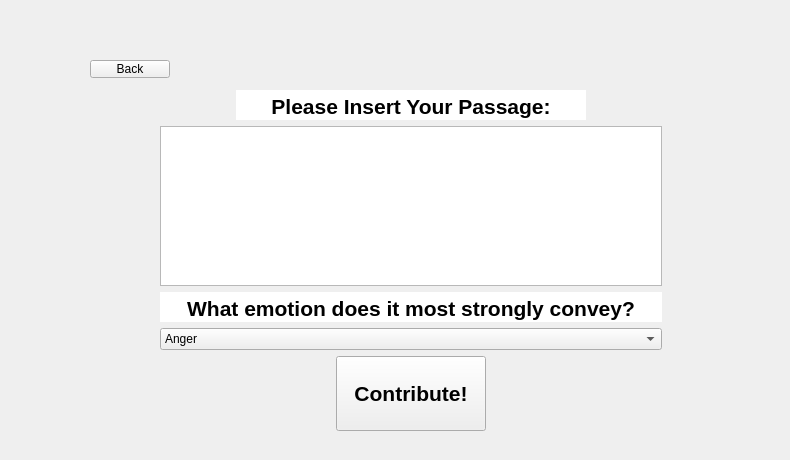
    <widget class="QWidget" name="contribution">
     <widget class="QFrame" name="frame_8">
      <property name="geometry">
       <rect>
        <x>80</x>
        <y>50</y>
        <width>701</width>
        <height>401</height>
       </rect>
      </property>
      <property name="frameShape">
       <enum>QFrame::NoFrame</enum>
      </property>
      <property name="frameShadow">
       <enum>QFrame::Raised</enum>
      </property>
      <widget class="QWidget" name="verticalLayoutWidget_7">
       <property name="geometry">
        <rect>
         <x>80</x>
         <y>40</y>
         <width>502</width>
         <height>341</height>
        </rect>
       </property>
       <layout class="QVBoxLayout" name="verticalLayout_7">
        <property name="sizeConstraint">
         <enum>QLayout::SetMinAndMaxSize</enum>
        </property>
        <item alignment="Qt::AlignHCenter">
         <widget class="QTextEdit" name="textEdit_15">
          <property name="sizePolicy">
           <sizepolicy hsizetype="Fixed" vsizetype="Expanding">
            <horstretch>0</horstretch>
            <verstretch>0</verstretch>
           </sizepolicy>
          </property>
          <property name="minimumSize">
           <size>
            <width>350</width>
            <height>0</height>
           </size>
          </property>
          <property name="maximumSize">
           <size>
            <width>16777215</width>
            <height>30</height>
           </size>
          </property>
          <property name="frameShape">
           <enum>QFrame::NoFrame</enum>
          </property>
          <property name="verticalScrollBarPolicy">
           <enum>Qt::ScrollBarAlwaysOff</enum>
          </property>
          <property name="readOnly">
           <bool>true</bool>
          </property>
          <property name="html">
           <string>&lt;!DOCTYPE HTML PUBLIC &quot;-//W3C//DTD HTML 4.0//EN&quot; &quot;http://www.w3.org/TR/REC-html40/strict.dtd&quot;&gt;
&lt;html&gt;&lt;head&gt;&lt;meta name=&quot;qrichtext&quot; content=&quot;1&quot; /&gt;&lt;meta charset=&quot;utf-8&quot; /&gt;&lt;style type=&quot;text/css&quot;&gt;
p, li { white-space: pre-wrap; }
hr { height: 1px; border-width: 0; }
li.unchecked::marker { content: &quot;\2610&quot;; }
li.checked::marker { content: &quot;\2612&quot;; }
&lt;/style&gt;&lt;/head&gt;&lt;body style=&quot; font-family:'Segoe UI'; font-size:9pt; font-weight:400; font-style:normal;&quot;&gt;
&lt;p align=&quot;center&quot; style=&quot; margin-top:0px; margin-bottom:0px; margin-left:0px; margin-right:0px; -qt-block-indent:0; text-indent:0px;&quot;&gt;&lt;span style=&quot; font-size:16pt; font-weight:700;&quot;&gt;Please Insert Your Passage:&lt;/span&gt;&lt;/p&gt;&lt;/body&gt;&lt;/html&gt;</string>
          </property>
         </widget>
        </item>
        <item>
         <widget class="QTextEdit" name="contribution_input_txt"/>
        </item>
        <item>
         <spacer name="verticalSpacer_4">
          <property name="orientation">
           <enum>Qt::Vertical</enum>
          </property>
          <property name="sizeHint" stdset="0">
           <size>
            <width>20</width>
            <height>30</height>
           </size>
          </property>
         </spacer>
        </item>
        <item>
         <widget class="QTextEdit" name="textEdit_4">
          <property name="minimumSize">
           <size>
            <width>0</width>
            <height>30</height>
           </size>
          </property>
          <property name="maximumSize">
           <size>
            <width>16777215</width>
            <height>32</height>
           </size>
          </property>
          <property name="frameShape">
           <enum>QFrame::NoFrame</enum>
          </property>
          <property name="verticalScrollBarPolicy">
           <enum>Qt::ScrollBarAlwaysOff</enum>
          </property>
          <property name="readOnly">
           <bool>true</bool>
          </property>
          <property name="html">
           <string>&lt;!DOCTYPE HTML PUBLIC &quot;-//W3C//DTD HTML 4.0//EN&quot; &quot;http://www.w3.org/TR/REC-html40/strict.dtd&quot;&gt;
&lt;html&gt;&lt;head&gt;&lt;meta name=&quot;qrichtext&quot; content=&quot;1&quot; /&gt;&lt;meta charset=&quot;utf-8&quot; /&gt;&lt;style type=&quot;text/css&quot;&gt;
p, li { white-space: pre-wrap; }
hr { height: 1px; border-width: 0; }
li.unchecked::marker { content: &quot;\2610&quot;; }
li.checked::marker { content: &quot;\2612&quot;; }
&lt;/style&gt;&lt;/head&gt;&lt;body style=&quot; font-family:'Segoe UI'; font-size:9pt; font-weight:400; font-style:normal;&quot;&gt;
&lt;p align=&quot;center&quot; style=&quot; margin-top:0px; margin-bottom:0px; margin-left:0px; margin-right:0px; -qt-block-indent:0; text-indent:0px;&quot;&gt;&lt;span style=&quot; font-size:16pt; font-weight:700;&quot;&gt;What emotion does it most strongly convey?&lt;/span&gt;&lt;/p&gt;&lt;/body&gt;&lt;/html&gt;</string>
          </property>
         </widget>
        </item>
        <item>
         <widget class="QComboBox" name="contribution_box">
          <item>
           <property name="text">
            <string>Anger</string>
           </property>
          </item>
          <item>
           <property name="text">
            <string>Fear</string>
           </property>
          </item>
          <item>
           <property name="text">
            <string>Joy</string>
           </property>
          </item>
          <item>
           <property name="text">
            <string>Love</string>
           </property>
          </item>
          <item>
           <property name="text">
            <string>Sadness</string>
           </property>
          </item>
          <item>
           <property name="text">
            <string>Surprise</string>
           </property>
          </item>
         </widget>
        </item>
        <item alignment="Qt::AlignHCenter">
         <widget class="QPushButton" name="contribute_btn">
          <property name="sizePolicy">
           <sizepolicy hsizetype="Fixed" vsizetype="Fixed">
            <horstretch>0</horstretch>
            <verstretch>0</verstretch>
           </sizepolicy>
          </property>
          <property name="minimumSize">
           <size>
            <width>150</width>
            <height>75</height>
           </size>
          </property>
          <property name="font">
           <font>
            <pointsize>16</pointsize>
            <bold>true</bold>
           </font>
          </property>
          <property name="text">
           <string>Contribute!</string>
          </property>
         </widget>
        </item>
       </layout>
      </widget>
      <widget class="QPushButton" name="back_btn4">
       <property name="geometry">
        <rect>
         <x>10</x>
         <y>10</y>
         <width>80</width>
         <height>18</height>
        </rect>
       </property>
       <property name="text">
        <string>Back</string>
       </property>
      </widget>
     </widget>
    </widget>
